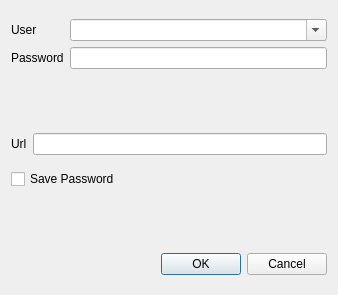
<?xml version="1.0" encoding="UTF-8"?>
<ui version="4.0">
 <class>AuthenticationDialog</class>
 <widget class="QDialog" name="AuthenticationDialog">
  <property name="geometry">
   <rect>
    <x>0</x>
    <y>0</y>
    <width>338</width>
    <height>295</height>
   </rect>
  </property>
  <property name="windowTitle">
   <string>Authentication Information</string>
  </property>
  <layout class="QVBoxLayout" name="verticalLayout">
   <item>
    <layout class="QGridLayout" name="gridLayout">
     <item row="0" column="0">
      <widget class="QLabel" name="label_4">
       <property name="sizePolicy">
        <sizepolicy hsizetype="Minimum" vsizetype="Preferred">
         <horstretch>0</horstretch>
         <verstretch>0</verstretch>
        </sizepolicy>
       </property>
       <property name="text">
        <string>User</string>
       </property>
      </widget>
     </item>
     <item row="0" column="1">
      <widget class="QComboBox" name="comboBoxUser">
       <property name="editable">
        <bool>true</bool>
       </property>
       <property name="insertPolicy">
        <enum>QComboBox::InsertAlphabetically</enum>
       </property>
      </widget>
     </item>
     <item row="1" column="0">
      <widget class="QLabel" name="label_3">
       <property name="sizePolicy">
        <sizepolicy hsizetype="Minimum" vsizetype="Preferred">
         <horstretch>0</horstretch>
         <verstretch>0</verstretch>
        </sizepolicy>
       </property>
       <property name="text">
        <string>Password</string>
       </property>
      </widget>
     </item>
     <item row="1" column="1">
      <widget class="QLineEdit" name="lineEditPassword">
       <property name="echoMode">
        <enum>QLineEdit::PasswordEchoOnEdit</enum>
       </property>
      </widget>
     </item>
    </layout>
   </item>
   <item>
    <spacer name="verticalSpacer">
     <property name="orientation">
      <enum>Qt::Vertical</enum>
     </property>
     <property name="sizeType">
      <enum>QSizePolicy::Minimum</enum>
     </property>
     <property name="sizeHint" stdset="0">
      <size>
       <width>20</width>
       <height>50</height>
      </size>
     </property>
    </spacer>
   </item>
   <item>
    <layout class="QHBoxLayout" name="horizontalLayout">
     <item>
      <widget class="QLabel" name="label">
       <property name="sizePolicy">
        <sizepolicy hsizetype="Minimum" vsizetype="Preferred">
         <horstretch>0</horstretch>
         <verstretch>0</verstretch>
        </sizepolicy>
       </property>
       <property name="text">
        <string>Url</string>
       </property>
      </widget>
     </item>
     <item>
      <widget class="QLineEdit" name="lineEditUrl">
       <property name="readOnly">
        <bool>true</bool>
       </property>
      </widget>
     </item>
    </layout>
   </item>
   <item>
    <widget class="QCheckBox" name="checkBox">
     <property name="text">
      <string>Save Password</string>
     </property>
    </widget>
   </item>
   <item>
    <spacer name="verticalSpacer_2">
     <property name="orientation">
      <enum>Qt::Vertical</enum>
     </property>
     <property name="sizeType">
      <enum>QSizePolicy::Minimum</enum>
     </property>
     <property name="sizeHint" stdset="0">
      <size>
       <width>20</width>
       <height>50</height>
      </size>
     </property>
    </spacer>
   </item>
   <item>
    <widget class="QDialogButtonBox" name="buttonBox">
     <property name="orientation">
      <enum>Qt::Horizontal</enum>
     </property>
     <property name="standardButtons">
      <set>QDialogButtonBox::Cancel|QDialogButtonBox::Ok</set>
     </property>
    </widget>
   </item>
  </layout>
 </widget>
 <resources/>
 <connections>
  <connection>
   <sender>buttonBox</sender>
   <signal>accepted()</signal>
   <receiver>AuthenticationDialog</receiver>
   <slot>accept()</slot>
   <hints>
    <hint type="sourcelabel">
     <x>248</x>
     <y>254</y>
    </hint>
    <hint type="destinationlabel">
     <x>157</x>
     <y>274</y>
    </hint>
   </hints>
  </connection>
  <connection>
   <sender>buttonBox</sender>
   <signal>rejected()</signal>
   <receiver>AuthenticationDialog</receiver>
   <slot>reject()</slot>
   <hints>
    <hint type="sourcelabel">
     <x>316</x>
     <y>260</y>
    </hint>
    <hint type="destinationlabel">
     <x>286</x>
     <y>274</y>
    </hint>
   </hints>
  </connection>
 </connections>
</ui>
